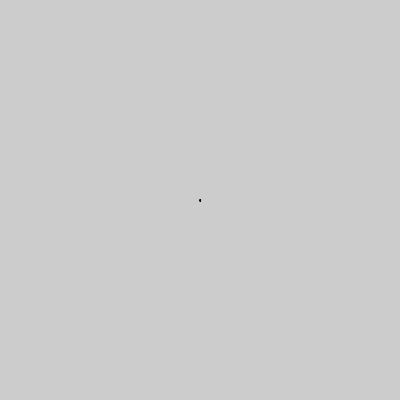
Frame 1 (no input)
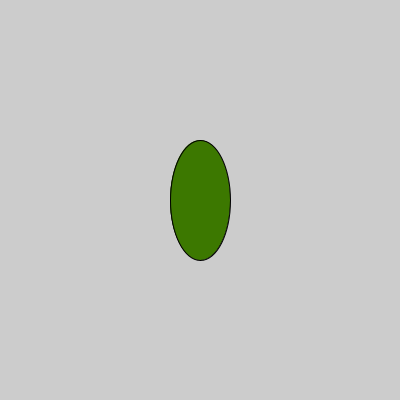
Frame 60 (the mouse pressed at the canvas centre just before this capture)
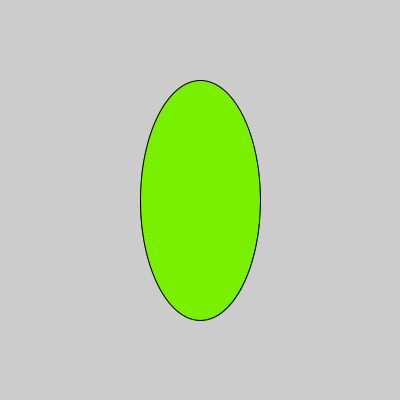
Frame 120 (the mouse held since frame 60 and released just before this capture)

The Processing sketch that drew these frames (run headless with seeded random() and noise(); from frame 60 on, the mouse is pressed at the canvas centre):

// Processing sketch: variableQueAumenta
// ── variableQueAumenta.pde
float tamX;
float tamY;

void setup() {
  size(400, 400);
  tamX = 0;
  tamY = 0;
}

void draw() {
  tamX = tamX +1;
  tamY = tamY +2;
  
  fill(tamX, tamY, 0);
  ellipse(200,200, tamX, tamY);
}
